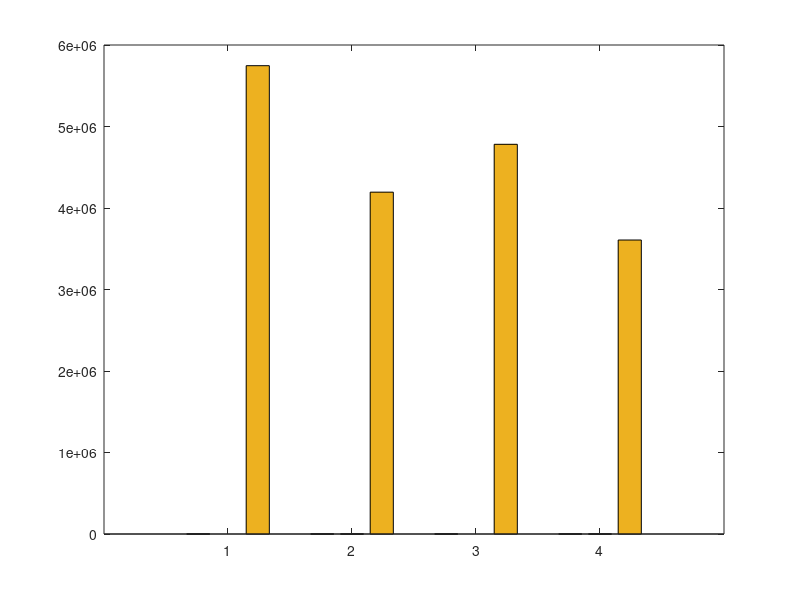
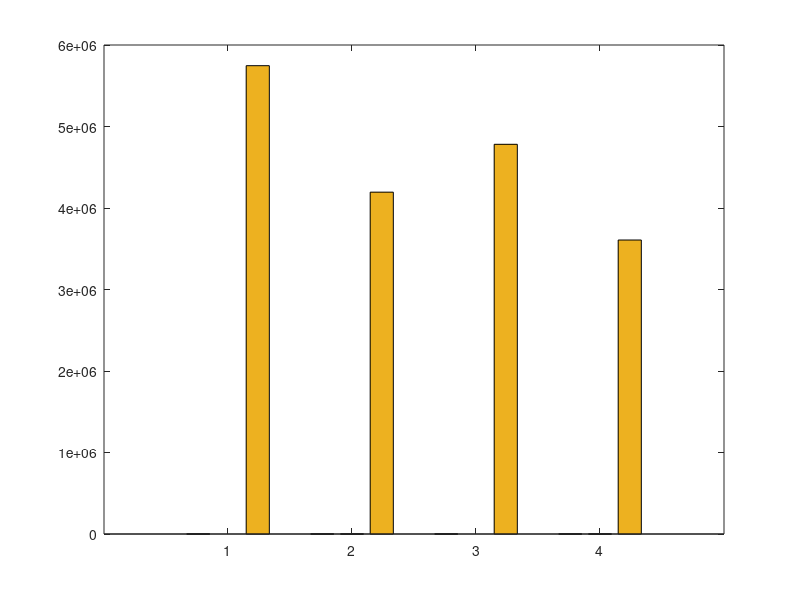
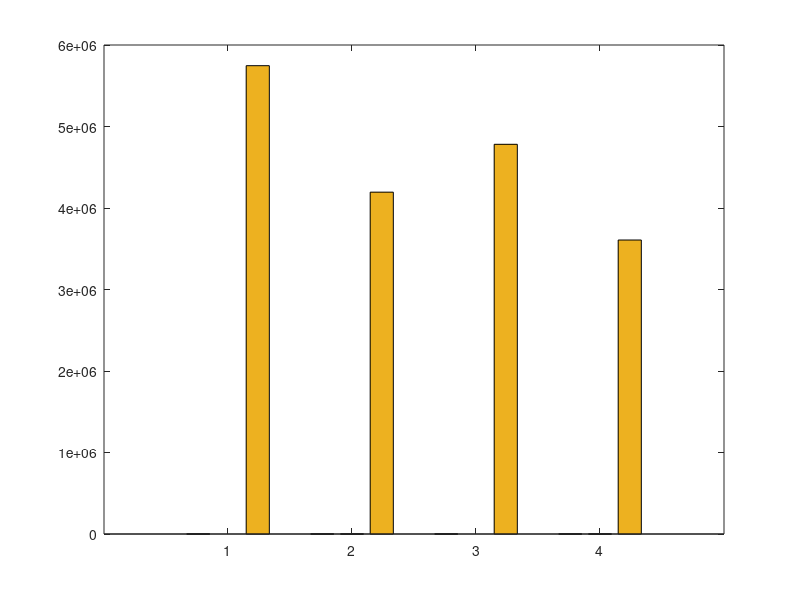
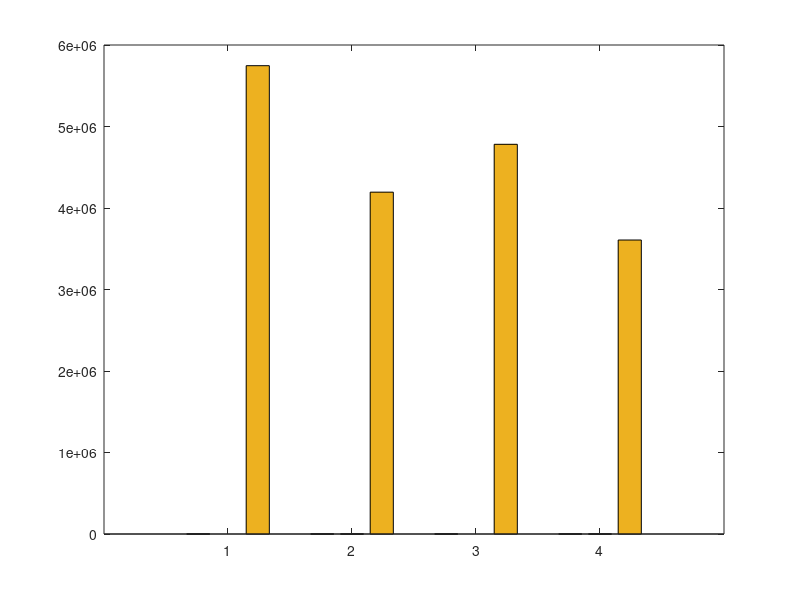

These figures' MATLAB source, in order:
% basic hybrid copy migration
% memory size in MB
r = 4096
r *= 1024 % convert to KB

% bandwidth in gbps
b = 1000 
b = b * 1024/8 % convert to KB

% page dirty rate in percent (%): against to total memory pages
dirtyrate = 14 
dirtyrate /= 100

readrate = 14
readrate /= 100

pagesize = 4 % in KB
numpages = r / pagesize

% delta compression rate
comp = 0.5 

% amount of CPU and device states in KB 
scinfo = 100

% working set size in number of pages
wss = numpages * 0.25

% 0: zero, 1: read, 2: dirtied, 3: inactive data
mem = zeros(1, numpages);

% prediction accuracy 0 through 1
acc = 1
%acc = 0

totaltime = 0;
downtime = 0;
totaldata = 0;

A = zeros(4, 3);

%%%%%%%%%%%%%%%%%%%%%%%%%%%%%%
% precopy migration
%%%%%%%%%%%%%%%%%%%%%%%%%%%%%%
fprintf('\n')
disp('==================== Precopy migration ====================')
% iterations
present = numpages
iter = 0
while present > 50 && iter < 29 && totaldata < 4*r
	pretime = present / b
	totaltime += pretime
	totaldata += present
	present = numpages * dirtyrate
	%dirts = wss * dirtyrate
	iter += 1
end

% stop-and-copy phase
% stop conditions: 29 iterations, 50 pages, 4 memory size sent
scsent = scinfo + present * pagesize
downtwime = scsent / b
totaltime += downtime
totaldata += scsent

% network fault rate
NFR = 0

A (1, 1) = totaltime;
A (1, 2) = downtime;
A (1, 3) = totaldata;

%%%%%%%%%%%%%%%%%%%%%%%%%%%%%%
% postcopy migration
%%%%%%%%%%%%%%%%%%%%%%%%%%%%%%
fprintf('\n')
disp('===================== Postcopy migration ======================')
totaltime = 0;
downtime = 0;
totaldata = 0;

% stop-and-copy phase
scsent = scinfo
downtime = scsent / b
totaltime += downtime
totaldata += scsent

% prepaging (bubbling) and on-demand paging
postsent = r
posttime = postsent/b
totaltime += posttime
totaldata += postsent
% network fault rate
NFR = 0.2

A (2, 1) = totaltime;
A (2, 2) = downtime;
A (2, 3) = totaldata;

%%%%%%%%%%%%%%%%%%%%%%%%%%%%%%
% hybrid copy migration
%%%%%%%%%%%%%%%%%%%%%%%%%%%%%%
fprintf('\n')
disp('==================== Hybrid copy migration ====================')
totaltime = 0;
downtime = 0;
totaldata = 0;

% precopy phase: single iteration
present = r
pretime = present / b
totaltime += pretime
totaldata += present

% stop-and-copy phase
scsent = scinfo 
downtwime = scsent / b
totaltime += downtime
totaldata += scsent

% postcopy phase: prepaging (bubbling) and on-demand paging
%dirts = wss * dirtyrate
dirts = numpages * dirtyrate
postsent = dirts * pagesize
posttime = postsent/b
totaltime += posttime
totaldata += postsent
% network fault rate
NFR = 0.2

A (3, 1) = totaltime;
A (3, 2) = downtime;
A (3, 3) = totaldata;

%%%%%%%%%%%%%%%%%%%%%%%%%%%%%%
% proactive hybrid copy migration
%%%%%%%%%%%%%%%%%%%%%%%%%%%%%%
%disp(char(10))
fprintf('\n')
disp('=============== Proactive hybrid copy migration ================')
totaltime = 0;
downtime = 0;
totaldata = 0;

% precopy phase
% LRU, PFR

% scan the dirtied pages
% for dirtied pages
% 	mark dirtied (1)
% 	mem(random (1, wss * 0.1))	
randperm(int64(wss * 0.1));
% for read pages
% 	mark read (2)
% 	mem (random (wss * 0.1, wss * 0.2))

% for pages
% 	predict read/write

% send the pages most likely to be read and least likely to be dirtied
% do not send the pages most likely to be dirtied
% construct queue with the order of p1/p2
%reads = numpages * 0.4 
% total read rate = wss * read_rate = 0.25 * 0.16 = 0.04 (4%)
%read_rate = 0.16
%read_rate = 0.04 % 4% of total memory
% total write rate = wss * write_rate = 0.25 * 0.16 = 0.04 (4%)
%write_rate = 0.16
%write_rate = 0.04 % 4% of total memory
% simple case: readonly pages (RO) - zero dirtied pages 
%RO = 0.3
pred_pages = numpages * readrate * acc

% LRU
% for LRU queue
% 	mark sent
%	insert the pages into cache and perform delta compression

present = pred_pages * pagesize
pretime = present/b
totaltime += pretime
totaldata += present

% stop-and-copy phase
% send the CPU and device states
bitmapsize = 500 % KB
bitmapsize = 0 % KB
scsent = scinfo + bitmapsize
downtime = scsent/b
totaltime += downtime
totaldata += scsent

% postcopy phase
postsent = (numpages - pred_pages) * pagesize

% exclude the predicted dirtied pages 
pred_dirts = numpages * dirtyrate * acc
postsent = (numpages - pred_pages - pred_dirts) * pagesize
posttime = postsent/b
totaltime += posttime
totaldata += postsent

% network fault rate
NFR = 0.2

A (4, 1) = totaltime;
A (4, 2) = downtime;
A (4, 3) = totaldata

%%%%%%%%%%%%%%%%%%%%%%%%%%%%%%%%%%%%%%%%%%%%%%%%%%%%%%%
%                     plotting
% precopy
% postcopy
% hybrid
% pro-hybrid
%%%%%%%%%%%%%%%%%%%%%%%%%%%%%%%%%%%%%%%%%%%%%%%%%%%%%%%

prefix = "M4G_R14W14_acc100_r1"

dlmwrite (prefix, A)

%%%%%%%%%%%%%%%%%%%% total time %%%%%%%%%%%%%%%%%%%%%%
figure;
output = strcat(prefix, ".tt");
%output = prefix
x = ['PRECOPY', 'POSTCOPY', 'HYBRID', 'PRO-HYBRID'];
%x = 1:1:length(A);
%plot(x, A(:,2)/1000000, x, A(:,3)/1000000, '-.*');
%plot(A(:,2));
xlabel('COPY METHOD');
ylabel('TIME');
%legend('PRECOPY', 'POSTCOPY', 'HYBRID', 'PRO-HYBRID');
bar(A(:,:))
%bar(x, A(:,1))

saveas (1, strcat(output, ".png"));
saveas (1, strcat(output, ".eps"));
saveas (1, strcat(output, ".emf"));

%%%%%%%%%%%%%%%%%%%% downtime %%%%%%%%%%%%%%%%%%%%%%
figure;
output = strcat(prefix, ".dt");

ylabel('TIME or KB');

bar(A(:,2))

saveas (1, strcat(output, ".png"));
saveas (1, strcat(output, ".eps"));
saveas (1, strcat(output, ".emf"));
